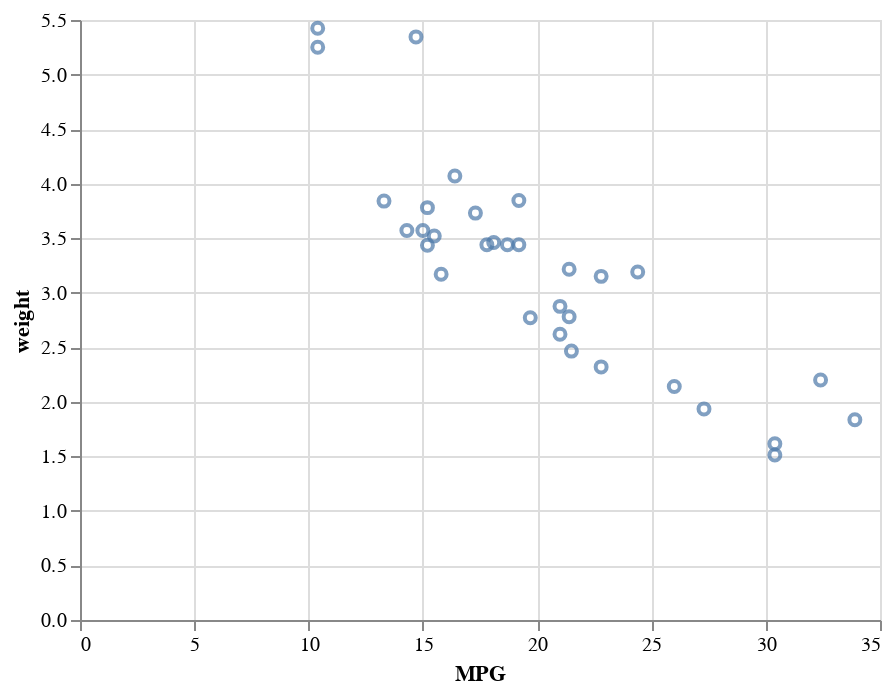

Notebook cell for this chart:
### Markdown cell above
All these versions will produce the same visualization. The longest form has extra arguments that we will later use to have finer control of the look and feel or the transformations on the data. But you may see all these variants out in the wild.

Last step: let's make this a true scatter plot with 2 dimensions. We will use the weight for the Y-axis.

### Code cell
# 1.8  Visualize MPG and weight on a scatter plot

alt.Chart(mtcars).mark_point().encode(
    x = 'MPG', 
    y = 'weight'
)

### Figure 1 — Vega-Lite specification as saved in the notebook (floating-point values rounded to 4 significant figures)
{"config": {"view": {"continuousWidth": 400, "continuousHeight": 300}}, "data": {"name": "data-9409cf149fcd97d1b95049972fed8558"}, "mark": "point", "encoding": {"x": {"type": "quantitative", "field": "MPG"}, "y": {"type": "quantitative", "field": "weight"}}, "$schema": "https://vega.github.io/schema/vega-lite/v4.8.1.json", "datasets": {"data-9409cf149fcd97d1b95049972fed8558": [{"model": "Mazda RX4", "MPG": 21.0, "cylinders": 6, "displacement": 160.0, "HP": 110, "rear_axle_ratio": 3.9, "weight": 2.62, "qsec": 16.46, "vs": 0, "transmission": 1, "gears": 4, "carb": 4}, {"model": "Mazda RX4 Wag", "MPG": 21.0, "cylinders": 6, "displacement": 160.0, "HP": 110, "rear_axle_ratio": 3.9, "weight": 2.875, "qsec": 17.02, "vs": 0, "transmission": 1, "gears": 4, "carb": 4}, {"model": "Datsun 710", "MPG": 22.8, "cylinders": 4, "displacement": 108.0, "HP": 93, "rear_axle_ratio": 3.85, "weight": 2.32, "qsec": 18.61, "vs": 1, "transmission": 1, "gears": 4, "carb": 1}, {"model": "Hornet 4 Drive", "MPG": 21.4, "cylinders": 6, "displacement": 258.0, "HP": 110, "rear_axle_ratio": 3.08, "weight": 3.215, "qsec": 19.44, "vs": 1, "transmission": 0, "gears": 3, "carb": 1}, {"model": "Hornet Sportabout", "MPG": 18.7, "cylinders": 8, "displacement": 360.0, "HP": 175, "rear_axle_ratio": 3.15, "weight": 3.44, "qsec": 17.02, "vs": 0, "transmission": 0, "gears": 3, "carb": 2}, {"model": "Valiant", "MPG": 18.1, "cylinders": 6, "displacement": 225.0, "HP": 105, "rear_axle_ratio": 2.76, "weight": 3.46, "qsec": 20.22, "vs": 1, "transmission": 0, "gears": 3, "carb": 1}, {"model": "Duster 360", "MPG": 14.3, "cylinders": 8, "displacement": 360.0, "HP": 245, "rear_axle_ratio": 3.21, "weight": 3.57, "qsec": 15.84, "vs": 0, "transmission": 0, "gears": 3, "carb": 4}, {"model": "Merc 240D", "MPG": 24.4, "cylinders": 4, "displacement": 146.7, "HP": 62, "rear_axle_ratio": 3.69, "weight": 3.19, "qsec": 20.0, "vs": 1, "transmission": 0, "gears": 4, "carb": 2}, {"model": "Merc 230", "MPG": 22.8, "cylinders": 4, "displacement": 140.8, "HP": 95, "rear_axle_ratio": 3.92, "weight": 3.15, "qsec": 22.9, "vs": 1, "transmission": 0, "gears": 4, "carb": 2}, {"model": "Merc 280", "MPG": 19.2, "cylinders": 6, "displacement": 167.6, "HP": 123, "rear_axle_ratio": 3.92, "weight": 3.44, "qsec": 18.3, "vs": 1, "transmission": 0, "gears": 4, "carb": 4}, {"model": "Merc 280C", "MPG": 17.8, "cylinders": 6, "displacement": 167.6, "HP": 123, "rear_axle_ratio": 3.92, "weight": 3.44, "qsec": 18.9, "vs": 1, "transmission": 0, "gears": 4, "carb": 4}, {"model": "Merc 450SE", "MPG": 16.4, "cylinders": 8, "displacement": 275.8, "HP": 180, "rear_axle_ratio": 3.07, "weight": 4.07, "qsec": 17.4, "vs": 0, "transmission": 0, "gears": 3, "carb": 3}, {"model": "Merc 450SL", "MPG": 17.3, "cylinders": 8, "displacement": 275.8, "HP": 180, "rear_axle_ratio": 3.07, "weight": 3.73, "qsec": 17.6, "vs": 0, "transmission": 0, "gears": 3, "carb": 3}, {"model": "Merc 450SLC", "MPG": 15.2, "cylinders": 8, "displacement": 275.8, "HP": 180, "rear_axle_ratio": 3.07, "weight": 3.78, "qsec": 18.0, "vs": 0, "transmission": 0, "gears": 3, "carb": 3}, {"model": "Cadillac Fleetwood", "MPG": 10.4, "cylinders": 8, "displacement": 472.0, "HP": 205, "rear_axle_ratio": 2.93, "weight": 5.25, "qsec": 17.98, "vs": 0, "transmission": 0, "gears": 3, "carb": 4}, {"model": "Lincoln Continental", "MPG": 10.4, "cylinders": 8, "displacement": 460.0, "HP": 215, "rear_axle_ratio": 3.0, "weight": 5.424, "qsec": 17.82, "vs": 0, "transmission": 0, "gears": 3, "carb": 4}, {"model": "Chrysler Imperial", "MPG": 14.7, "cylinders": 8, "displacement": 440.0, "HP": 230, "rear_axle_ratio": 3.23, "weight": 5.345, "qsec": 17.42, "vs": 0, "transmission": 0, "gears": 3, "carb": 4}, {"model": "Fiat 128", "MPG": 32.4, "cylinders": 4, "displacement": 78.7, "HP": 66, "rear_axle_ratio": 4.08, "weight": 2.2, "qsec": 19.47, "vs": 1, "transmission": 1, "gears": 4, "carb": 1}, {"model": "Honda Civic", "MPG": 30.4, "cylinders": 4, "displacement": 75.7, "HP": 52, "rear_axle_ratio": 4.93, "weight": 1.615, "qsec": 18.52, "vs": 1, "transmission": 1, "gears": 4, "carb": 2}, {"model": "Toyota Corolla", "MPG": 33.9, "cylinders": 4, "displacement": 71.1, "HP": 65, "rear_axle_ratio": 4.22, "weight": 1.835, "qsec": 19.9, "vs": 1, "transmission": 1, "gears": 4, "carb": 1}, {"model": "Toyota Corona", "MPG": 21.5, "cylinders": 4, "displacement": 120.1, "HP": 97, "rear_axle_ratio": 3.7, "weight": 2.465, "qsec": 20.01, "vs": 1, "transmission": 0, "gears": 3, "carb": 1}, {"model": "Dodge Challenger", "MPG": 15.5, "cylinders": 8, "displacement": 318.0, "HP": 150, "rear_axle_ratio": 2.76, "weight": 3.52, "qsec": 16.87, "vs": 0, "transmission": 0, "gears": 3, "carb": 2}, {"model": "AMC Javelin", "MPG": 15.2, "cylinders": 8, "displacement": 304.0, "HP": 150, "rear_axle_ratio": 3.15, "weight": 3.435, "qsec": 17.3, "vs": 0, "transmission": 0, "gears": 3, "carb": 2}, {"model": "Camaro Z28", "MPG": 13.3, "cylinders": 8, "displacement": 350.0, "HP": 245, "rear_axle_ratio": 3.73, "weight": 3.84, "qsec": 15.41, "vs": 0, "transmission": 0, "gears": 3, "carb": 4}, {"model": "Pontiac Firebird", "MPG": 19.2, "cylinders": 8, "displacement": 400.0, "HP": 175, "rear_axle_ratio": 3.08, "weight": 3.845, "qsec": 17.05, "vs": 0, "transmission": 0, "gears": 3, "carb": 2}, {"model": "Fiat X1-9", "MPG": 27.3, "cylinders": 4, "displacement": 79.0, "HP": 66, "rear_axle_ratio": 4.08, "weight": 1.935, "qsec": 18.9, "vs": 1, "transmission": 1, "gears": 4, "carb": 1}, {"model": "Porsche 914-2", "MPG": 26.0, "cylinders": 4, "displacement": 120.3, "HP": 91, "rear_axle_ratio": 4.43, "weight": 2.14, "qsec": 16.7, "vs": 0, "transmission": 1, "gears": 5, "carb": 2}, {"model": "Lotus Europa", "MPG": 30.4, "cylinders": 4, "displacement": 95.1, "HP": 113, "rear_axle_ratio": 3.77, "weight": 1.513, "qsec": 16.9, "vs": 1, "transmission": 1, "gears": 5, "carb": 2}, {"model": "Ford Pantera L", "MPG": 15.8, "cylinders": 8, "displacement": 351.0, "HP": 264, "rear_axle_ratio": 4.22, "weight": 3.17, "qsec": 14.5, "vs": 0, "transmission": 1, "gears": 5, "carb": 4}, {"model": "Ferrari Dino", "MPG": 19.7, "cylinders": 6, "displacement": 145.0, "HP": 175, "rear_axle_ratio": 3.62, "weight": 2.77, "qsec": 15.5, "vs": 0, "transmission": 1, "gears": 5, "carb": 6}, {"model": "Maserati Bora", "MPG": 15.0, "cylinders": 8, "displacement": 301.0, "HP": 335, "rear_axle_ratio": 3.54, "weight": 3.57, "qsec": 14.6, "vs": 0, "transmission": 1, "gears": 5, "carb": 8}, {"model": "Volvo 142E", "MPG": 21.4, "cylinders": 4, "displacement": 121.0, "HP": 109, "rear_axle_ratio": 4.11, "weight": 2.78, "qsec": 18.6, "vs": 1, "transmission": 1, "gears": 4, "carb": 2}]}}
